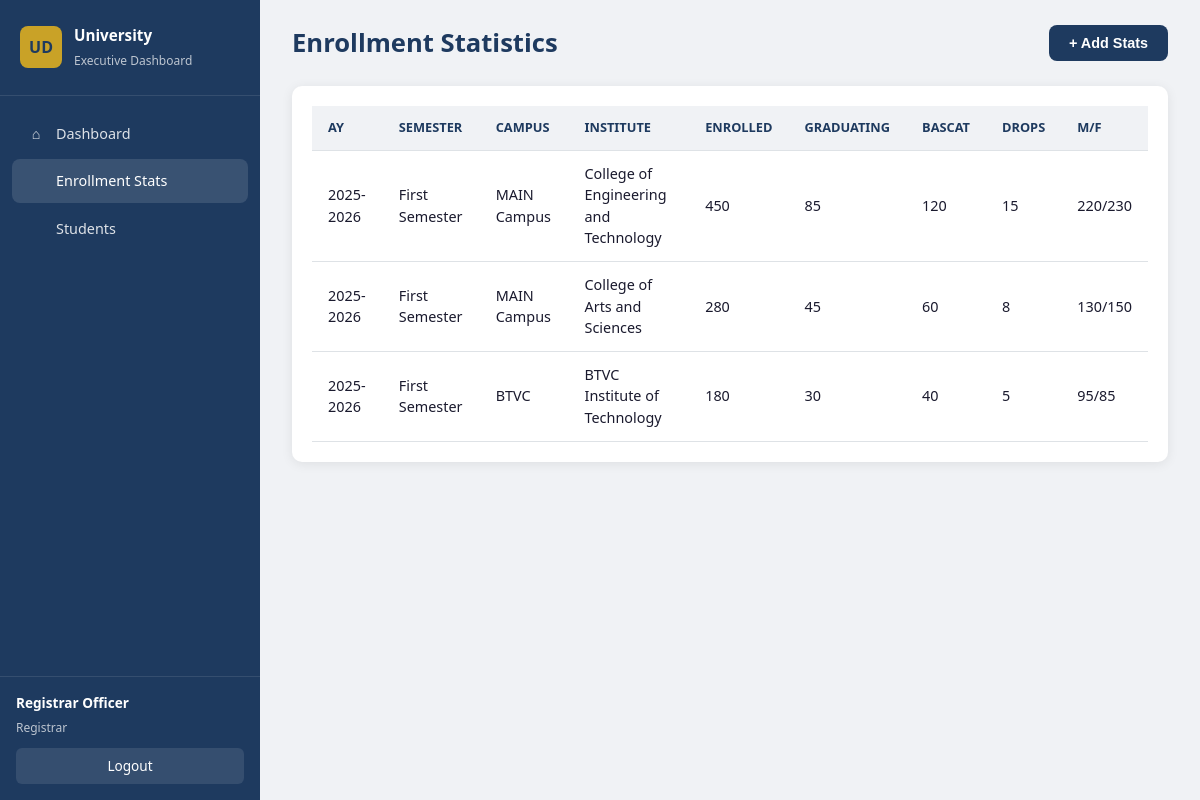
The app's page /modules/registrar/enrollment.php (signed in) with its own data.
### tables this page shows
CREATE TABLE enrollment_stats (
    id INT AUTO_INCREMENT PRIMARY KEY,
    academic_year_id INT NOT NULL,
    semester_id INT NOT NULL,
    campus_id INT NOT NULL,
    institute_id INT NULL,
    course_id INT NULL,
    enrolled_count INT DEFAULT 0,
    graduating_count INT DEFAULT 0,
    bascat_count INT DEFAULT 0,
    drop_count INT DEFAULT 0,
    male_count INT DEFAULT 0,
    female_count INT DEFAULT 0,
    recorded_by INT,
    notes TEXT,
    created_at TIMESTAMP DEFAULT CURRENT_TIMESTAMP,
    updated_at TIMESTAMP DEFAULT CURRENT_TIMESTAMP ON UPDATE CURRENT_TIMESTAMP,
    FOREIGN KEY (academic_year_id) REFERENCES academic_years(id),
    FOREIGN KEY (semester_id) REFERENCES semesters(id),
    FOREIGN KEY (campus_id) REFERENCES campuses(id),
    FOREIGN KEY (institute_id) REFERENCES institutes(id) ON DELETE SET NULL,
    FOREIGN KEY (course_id) REFERENCES courses(id) ON DELETE SET NULL,
    FOREIGN KEY (recorded_by) REFERENCES users(id) ON DELETE SET NULL
);

CREATE TABLE academic_years (
    id INT AUTO_INCREMENT PRIMARY KEY,
    year_label VARCHAR(20) NOT NULL UNIQUE,
    is_current TINYINT(1) DEFAULT 0,
    created_at TIMESTAMP DEFAULT CURRENT_TIMESTAMP
);

CREATE TABLE semesters (
    id INT AUTO_INCREMENT PRIMARY KEY,
    name VARCHAR(50) NOT NULL,
    sort_order INT DEFAULT 1
);

CREATE TABLE campuses (
    id INT AUTO_INCREMENT PRIMARY KEY,
    code VARCHAR(20) NOT NULL UNIQUE,
    name VARCHAR(100) NOT NULL,
    status ENUM('active','inactive') DEFAULT 'active',
    created_at TIMESTAMP DEFAULT CURRENT_TIMESTAMP
);

CREATE TABLE institutes (
    id INT AUTO_INCREMENT PRIMARY KEY,
    campus_id INT NOT NULL,
    code VARCHAR(20) NOT NULL,
    name VARCHAR(150) NOT NULL,
    created_at TIMESTAMP DEFAULT CURRENT_TIMESTAMP,
    FOREIGN KEY (campus_id) REFERENCES campuses(id) ON DELETE CASCADE,
    UNIQUE KEY uk_institute (campus_id, code)
);

### includes/functions.php (called while the page is built, shortened)
<?php
function e(?string $s): string {
    return htmlspecialchars($s ?? '', ENT_QUOTES, 'UTF-8');
}

### modules/registrar/enrollment.php (the view, shortened to what this page needs)
<?php
$db = getDB();
$stats = $db->query("SELECT es.*, ay.year_label, s.name as semester, c.name as campus, i.name as institute FROM enrollment_stats es JOIN academic_years ay ON es.academic_year_id=ay.id JOIN semesters s ON es.semester_id=s.id JOIN campuses c ON es.campus_id=c.id LEFT JOIN institutes i ON es.institute_id=i.id ORDER BY es.created_at DESC");
$pageActions = '<button class="btn btn-primary" onclick="openModal(\'enrollModal\')">+ Add Stats</button>';
require __DIR__ . '/../../includes/layout.php';
?>
<div class="card"><div class="card-body table-wrap">
<table><thead><tr><th>AY</th><th>Semester</th><th>Campus</th><th>Institute</th><th>Enrolled</th><th>Graduating</th><th>BASCAT</th><th>Drops</th><th>M/F</th></tr></thead><tbody>
<?php while ($r = $stats->fetch_assoc()): ?>
<tr><td><?= e($r['year_label']) ?></td><td><?= e($r['semester']) ?></td><td><?= e($r['campus']) ?></td><td><?= e($r['institute']??'All') ?></td>
<td><?= $r['enrolled_count'] ?></td><td><?= $r['graduating_count'] ?></td><td><?= $r['bascat_count'] ?></td><td><?= $r['drop_count'] ?></td>
<td><?= $r['male_count'] ?>/<?= $r['female_count'] ?></td></tr>
<?php endwhile; ?></tbody></table></div></div>
<?php require __DIR__ . '/../../includes/layout_end.php'; ?>

### assets/css/style.css (style rules this page uses)
:root { --primary: #1e3a5f; --primary-light: #2d5a8a; --accent: #c9a227; --success: #198754; --danger: #dc3545; --warning: #ffc107; --bg: #f0f2f5; --card: #ffffff; --text: #1a1a2e; --muted: #6c757d; --border: #dee2e6; --sidebar-w: 260px; --radius: 10px; --shadow: 0 2px 12px rgba(0,0,0,.08); }
* { box-sizing: border-box; margin: 0; padding: 0; }
body { font-family: 'Segoe UI', system-ui, sans-serif; background: var(--bg); color: var(--text); line-height: 1.5; min-height: 100vh; }
.btn { display: inline-flex; align-items: center; gap: 6px; padding: 10px 20px; border: none; border-radius: 8px; font-size: .9rem; font-weight: 600; cursor: pointer; text-decoration: none; transition: all .2s; }
.btn-primary { background: var(--primary); color: #fff; }
.card { background: var(--card); border-radius: var(--radius); box-shadow: var(--shadow); margin-bottom: 24px; overflow: hidden; }
.card-body { padding: 20px; }
.table-wrap { overflow-x: auto; }
table { width: 100%; border-collapse: collapse; font-size: .9rem; }
th, td { padding: 12px 16px; text-align: left; border-bottom: 1px solid var(--border); }
th { background: var(--bg); font-weight: 600; color: var(--primary); font-size: .8rem; text-transform: uppercase; }

### records on screen
enrollment_stats: academic_year.year_label "2025-2026", semester.name "First Semester", campus.name "MAIN Campus", institute.name "College of Engineering and Technology", enrolled_count "450", graduating_count "85", bascat_count "120", drop_count "15", male_count "220", female_count "230"
enrollment_stats: academic_year.year_label "2025-2026", semester.name "First Semester", campus.name "MAIN Campus", institute.name "College of Arts and Sciences", enrolled_count "280", graduating_count "45", bascat_count "60", drop_count "8", male_count "130", female_count "150"
enrollment_stats: academic_year.year_label "2025-2026", semester.name "First Semester", campus.name "BTVC", institute.name "BTVC Institute of Technology", enrolled_count "180", graduating_count "30", bascat_count "40", drop_count "5", male_count "95", female_count "85"

### other values on screen
$item['icon'] "⌂"
$item['label'] "Dashboard"
$item['label'] "Enrollment Stats"
$item['label'] "Students"
$user['full_name'] "Registrar Officer"
roleLabel($role) "Registrar"
$pageTitle "Enrollment Statistics"
